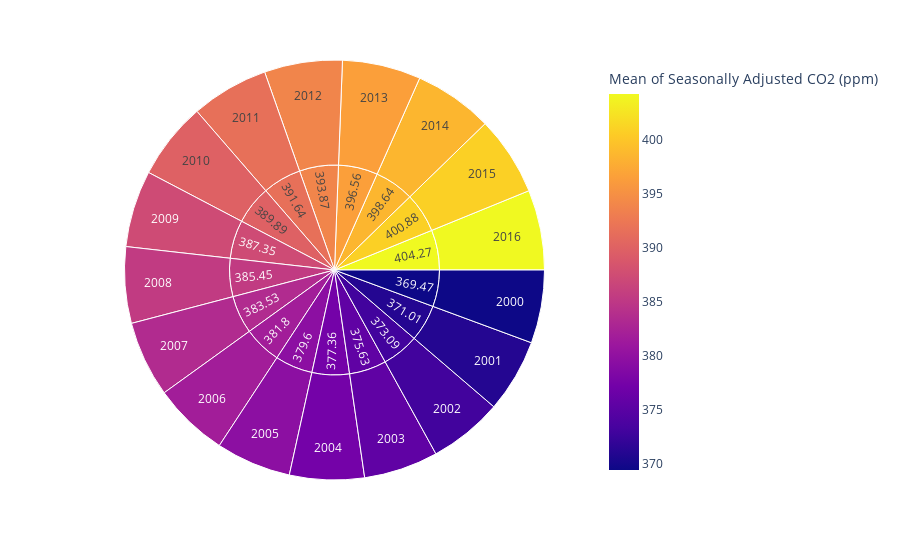

Write notebook code for a chart like this one.
### Code cell
#Visulaization of Mean of Seasonally Adjusted CO2 per Year

fig =px.sunburst(
    year_wise_df,
    path=['Mean of Seasonally Adjusted CO2 (ppm)','Year'],
    values='Mean of Seasonally Adjusted CO2 (ppm)',
    color='Mean of Seasonally Adjusted CO2 (ppm)')
fig.show()

### Figure 1 — Plotly figure (JSON) as saved in the notebook; plotly's stock layout.template omitted (floating-point values rounded to 4 significant figures)
{"data": [{"branchvalues": "total", "customdata": [[369.5], [371.0], [373.1], [375.6], [377.4], [379.6], [381.8], [383.5], [385.4], [387.4], [389.9], [391.6], [393.9], [396.6], [398.6], [400.9], [404.3], [369.5], [371.0], [373.1], [375.6], [377.4], [379.6], [381.8], [383.5], [385.4], [387.4], [389.9], [391.6], [393.9], [396.6], [398.6], [400.9], [404.3]], "domain": {"x": [0, 1], "y": [0, 1]}, "hovertemplate": "labels=%{label}<br>Mean of Seasonally Adjusted CO2 (ppm)_sum=%{value}<br>parent=%{parent}<br>id=%{id}<br>Mean of Seasonally Adjusted CO2 (ppm)=%{color}<extra></extra>", "ids": ["369.47/2000", "371.01/2001", "373.09/2002", "375.63/2003", "377.36/2004", "379.6/2005", "381.8/2006", "383.53/2007", "385.45/2008", "387.35/2009", "389.89/2010", "391.64/2011", "393.87/2012", "396.56/2013", "398.64/2014", "400.88/2015", "404.27/2016", "369.47", "371.01", "373.09", "375.63", "377.36", "379.6", "381.8", "383.53", "385.45", "387.35", "389.89", "391.64", "393.87", "396.56", "398.64", "400.88", "404.27"], "labels": ["2000", "2001", "2002", "2003", "2004", "2005", "2006", "2007", "2008", "2009", "2010", "2011", "2012", "2013", "2014", "2015", "2016", "369.47", "371.01", "373.09", "375.63", "377.36", "379.6", "381.8", "383.53", "385.45", "387.35", "389.89", "391.64", "393.87", "396.56", "398.64", "400.88", "404.27"], "marker": {"coloraxis": "coloraxis", "colors": [369.5, 371.0, 373.1, 375.6, 377.4, 379.6, 381.8, 383.5, 385.4, 387.4, 389.9, 391.6, 393.9, 396.6, 398.6, 400.9, 404.3, 369.5, 371.0, 373.1, 375.6, 377.4, 379.6, 381.8, 383.5, 385.4, 387.4, 389.9, 391.6, 393.9, 396.6, 398.6, 400.9, 404.3]}, "name": "", "parents": ["369.47", "371.01", "373.09", "375.63", "377.36", "379.6", "381.8", "383.53", "385.45", "387.35", "389.89", "391.64", "393.87", "396.56", "398.64", "400.88", "404.27", "", "", "", "", "", "", "", "", "", "", "", "", "", "", "", "", ""], "type": "sunburst", "values": [369.5, 371.0, 373.1, 375.6, 377.4, 379.6, 381.8, 383.5, 385.4, 387.4, 389.9, 391.6, 393.9, 396.6, 398.6, 400.9, 404.3, 369.5, 371.0, 373.1, 375.6, 377.4, 379.6, 381.8, 383.5, 385.4, 387.4, 389.9, 391.6, 393.9, 396.6, 398.6, 400.9, 404.3]}], "layout": {"coloraxis": {"colorbar": {"title": {"text": "Mean of Seasonally Adjusted CO2 (ppm)"}}, "colorscale": [[0, "#0d0887"], [0.1111, "#46039f"], [0.2222, "#7201a8"], [0.3333, "#9c179e"], [0.4444, "#bd3786"], [0.5556, "#d8576b"], [0.6667, "#ed7953"], [0.7778, "#fb9f3a"], [0.8889, "#fdca26"], [1, "#f0f921"]]}, "legend": {"tracegroupgap": 0}, "margin": {"t": 60}}}
